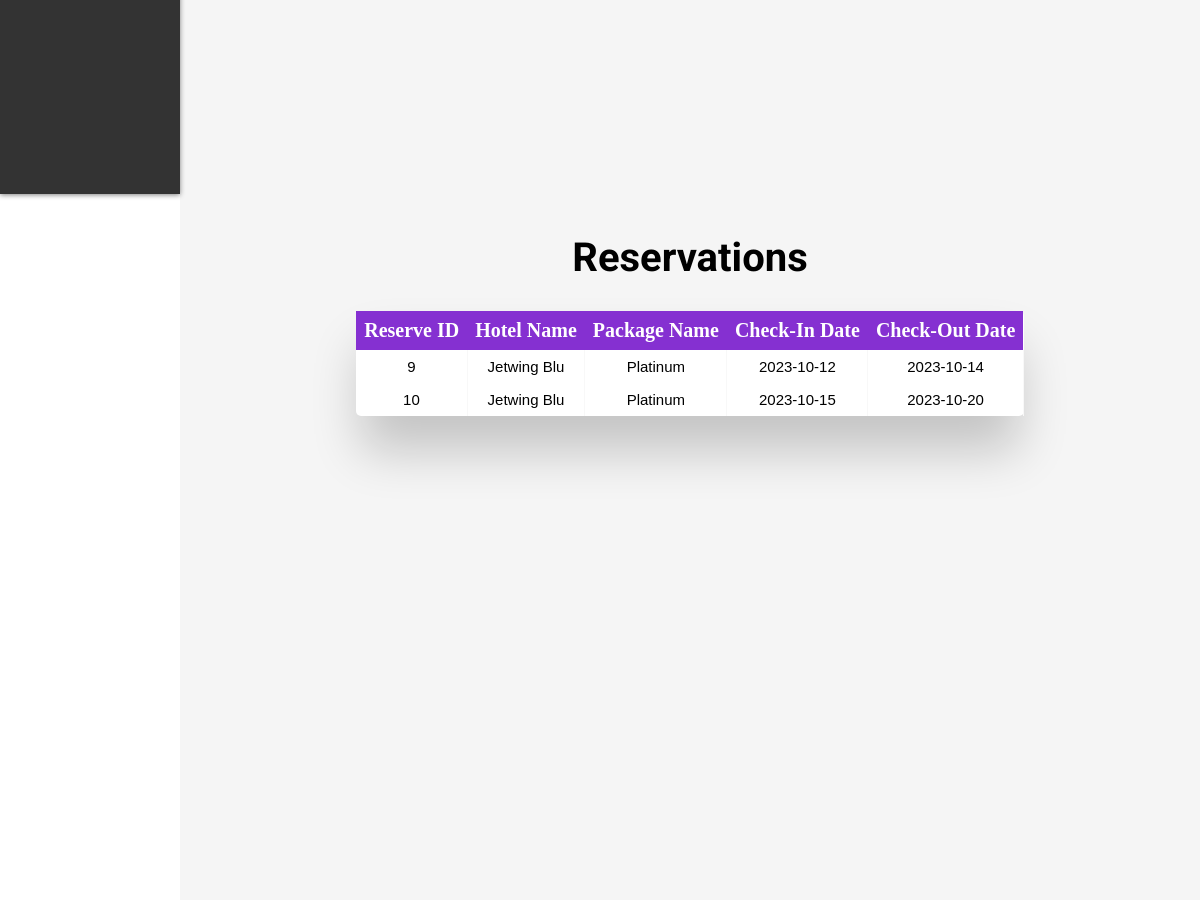
/ownerDashboard.php (signed in, middle part), run on an earlier commit of the app's database.
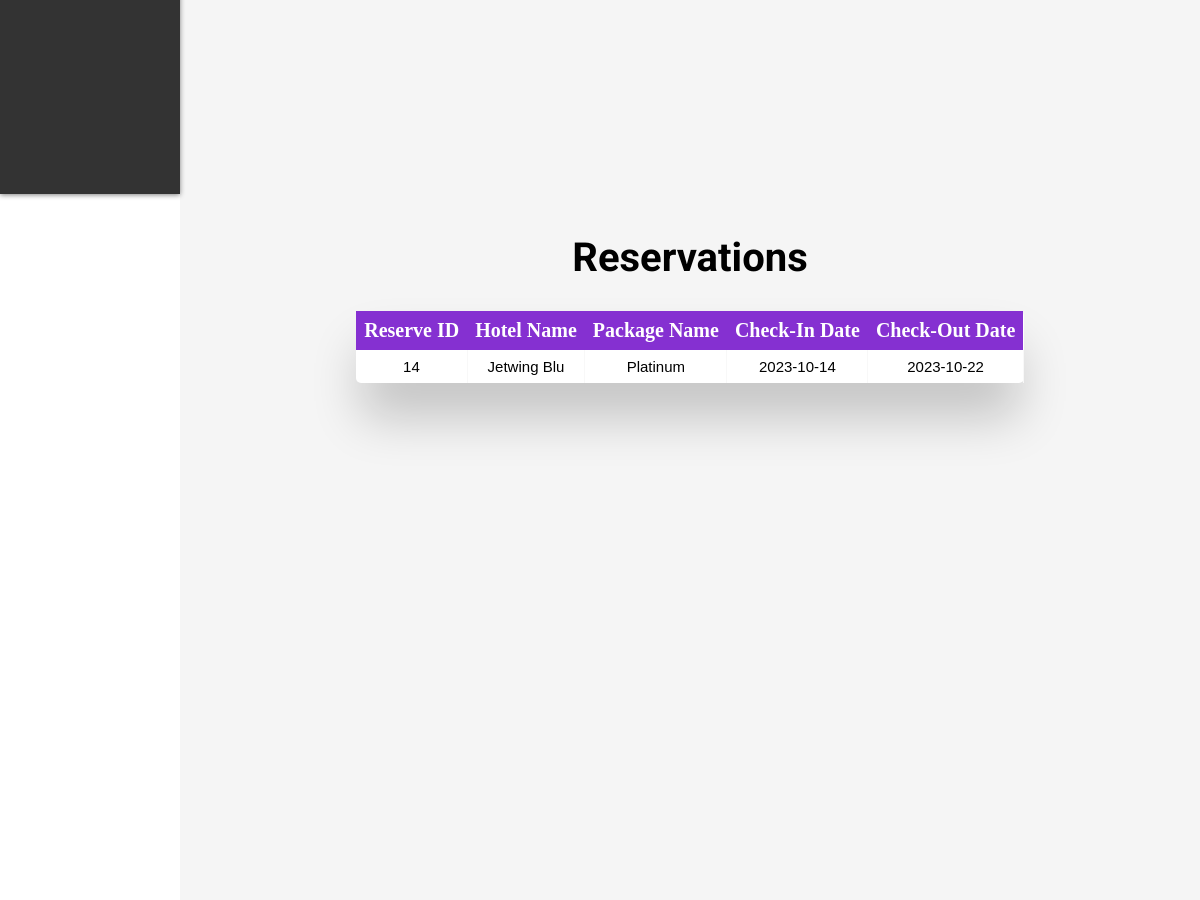
And on a later commit of the database.
### tables this page shows
CREATE TABLE `reserve` (
  `reserve_id` int(11) NOT NULL,
  `checkin_date` date NOT NULL,
  `checkout_date` date NOT NULL,
  `special_requirements` text DEFAULT 'No',
  `user_id` int(11) NOT NULL,
  `hotel_id` int(11) NOT NULL,
  `package_id` int(11) NOT NULL
);

CREATE TABLE `hotel` (
  `hotel_id` int(11) NOT NULL,
  `hotel_name` varchar(100) NOT NULL,
  `description` text NOT NULL,
  `image` varchar(255) DEFAULT 'default.jpg',
  `owner_id` int(11) NOT NULL
);

CREATE TABLE `package` (
  `package_id` int(11) NOT NULL,
  `package_name` varchar(100) NOT NULL,
  `price` decimal(10,2) NOT NULL,
  `hotel_id` int(11) NOT NULL,
  `image` varchar(100) DEFAULT 'null.jpeg'
);

### ownerDashboard.php (the view, shortened to what this page needs)
<?php
if (!isset($_SESSION['owner_id'])) {
    echo "<script>
        alert('You must login as a Hotel owner to access this page.');
        window.location.href='./login.php';
        </script>";
} else {
    $owner_id = $_SESSION['owner_id'];
}
?>
<!DOCTYPE html>
<html lang="en">
<head>
    <link rel="stylesheet" href="css/ownerDashboard.css">
    <link rel="stylesheet" href="css/reset.css">
    <link rel="stylesheet" href="css/table.css">
</head>
<?php include "./partials/header.php" ?>
<body>
    <div class="dashboard">
        <div class="sideBar">
        </div>
        <div class="content">
            <section id="profile">
            </section>
            <section id="reservations">
                <h1>Reservations</h1>
                <div class="table-main">
                    <div class="table-wrapper">
                        <table class="table">
                            <thead>
                                <tr>
                                    <th>Reserve ID</th>
                                    <th>Hotel Name</th>
                                    <th>Package Name</th>
                                    <th>Check-In Date</th>
                                    <th>Check-Out Date</th>
                                </tr>
                            </thead>
                            <tbody>
                                <?php
                                require_once './conn.php';
                                $query = "SELECT r.reserve_id, h.hotel_name AS reserved_hotel, p.package_name AS reserved_package, r.checkin_date, r.checkout_date
                                    FROM reserve r
                                    JOIN hotel h ON r.hotel_id = h.hotel_id
                                    JOIN package p ON r.package_id = p.package_id
                                    WHERE h.owner_id = '$owner_id'";
                                $result = mysqli_query($conn, $query);
                                if ($result) {
                                    while ($row = mysqli_fetch_assoc($result)) {
                                        $id = $row['reserve_id'];
                                        $hotelName = $row['reserved_hotel'];
                                        $packageName = $row['reserved_package'];
                                        $checkindate = $row['checkin_date'];
                                        $checkoutdate = $row['checkout_date'];
                                        echo '<tr>';
                                        echo '<td>' . $id . '</td>';
                                        echo '<td>' . $hotelName . '</td>';
                                        echo '<td>' . $packageName . '</td>';
                                        echo '<td>' . $checkindate . '</td>';
                                        echo '<td>' . $checkoutdate . '</td>';
                                        echo '</tr>';
                                    }
                                } else {
                                    echo '<tr><td colspan="6">No reservations yet.</td></tr>';
                                }
                                ?>
                            </tbody>
                        </table>
                    </div>
                </div>
            </section>
        </div>
    </div>
</body>
<?php include "./partials/footer.php" ?>
</html>

What changed in the data, as far as the page shows it:
removed reserve: reserve_id "9", hotel.hotel_name "Jetwing Blu", package.package_name "Platinum", checkin_date "2023-10-12", checkout_date "2023-10-14"
removed reserve: reserve_id "10", hotel.hotel_name "Jetwing Blu", package.package_name "Platinum", checkin_date "2023-10-15", checkout_date "2023-10-20"
added reserve: reserve_id "14", hotel.hotel_name "Jetwing Blu", package.package_name "Platinum", checkin_date "2023-10-14", checkout_date "2023-10-22"
